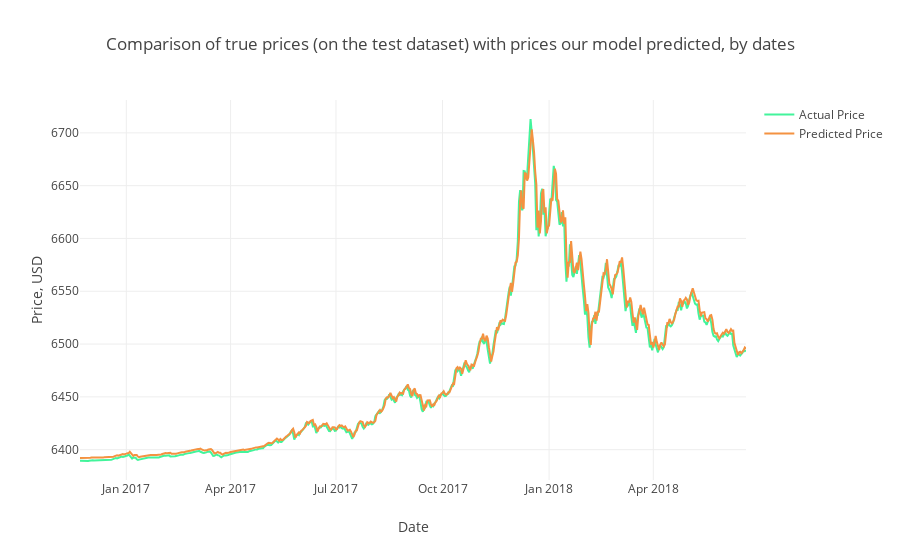

Write notebook code for a chart like this one.
### Code cell
# Ahora se extrae con el formato de fechas y se traza 
Test_Dates =BTC_daily_price.iloc[BTC_daily_price.index>=train_from_date].index

trace1 = go.Scatter(x=Test_Dates, y=observated, name= 'Actual Price',
                   line = dict(color = ('rgb(66, 244, 155)'),width = 2))
trace2 = go.Scatter(x=Test_Dates, y=predicted, name= 'Predicted Price',
                   line = dict(color = ('rgb(244, 146, 65)'),width = 2))
data = [trace1, trace2]
layout = dict(title = 'Comparison of true prices (on the test dataset) with prices our model predicted, by dates',
             xaxis = dict(title = 'Date'), yaxis = dict(title = 'Price, USD'))
fig = dict(data=data, layout=layout)
py.iplot(fig, filename='results_demonstrating1')

### Figure 1 — Plotly figure (JSON) as saved in the notebook; plotly's stock layout.template omitted (floating-point values rounded to 4 significant figures; data arrays with more than 128 entries replaced by an {"elided": "..."} marker saying what was removed)
{"data": [{"line": {"color": "rgb(66, 244, 155)", "width": 2}, "name": "Actual Price", "type": "scatter", "x": {"elided": "643 str values"}, "y": {"elided": "576 float values"}}, {"line": {"color": "rgb(244, 146, 65)", "width": 2}, "name": "Predicted Price", "type": "scatter", "x": {"elided": "643 str values"}, "y": {"elided": "576 float values"}}], "layout": {"title": "Comparison of true prices (on the test dataset) with prices our model predicted, by dates", "xaxis": {"title": "Date"}, "yaxis": {"title": "Price, USD"}}}
